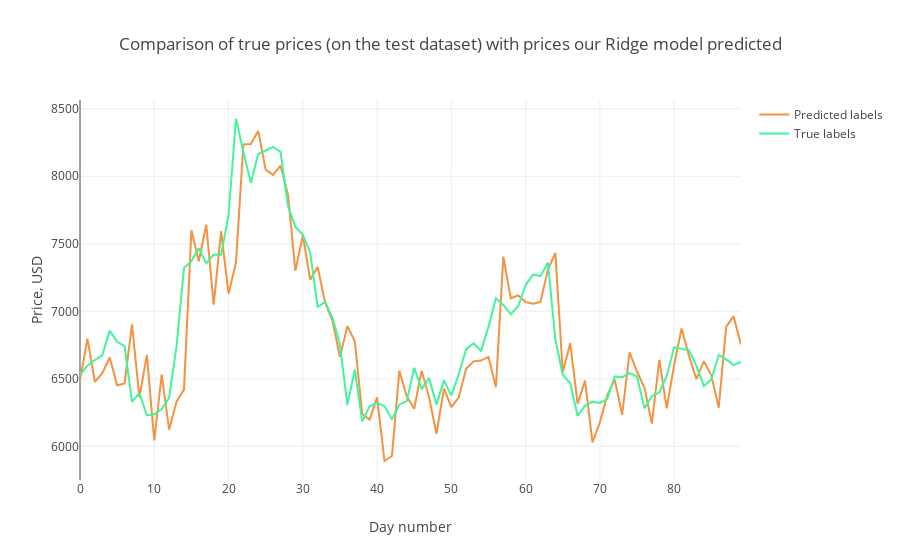

Notebook cell for this chart:
### Markdown cell above
### VISUALIZATION

### Code cell
trace1 = go.Scatter(
    x = np.arange(0, len(Y_pred), 1),
    y = Y_pred.reshape(-1,),
    mode = 'lines',
    name = 'Predicted labels',
    line = dict(color=('rgb(244, 146, 65)'), width=2)
)
trace2 = go.Scatter(
    x = np.arange(0, len(Y_test), 1),
    y = Y_test.reshape(-1,),
    mode = 'lines',
    name = 'True labels',
    line = dict(color=('rgb(66, 244, 155)'), width=2)
)

layout = dict(title = 'Comparison of true prices (on the test dataset) with prices our Ridge model predicted',
             xaxis = dict(title = 'Day number'), yaxis = dict(title = 'Price, USD'))
fig = dict(data=[trace1, trace2], layout=layout)
py.iplot(fig, filename='results_demonstrating0')
print('Test RMSE: {:0.2f}'.format(rmse))
